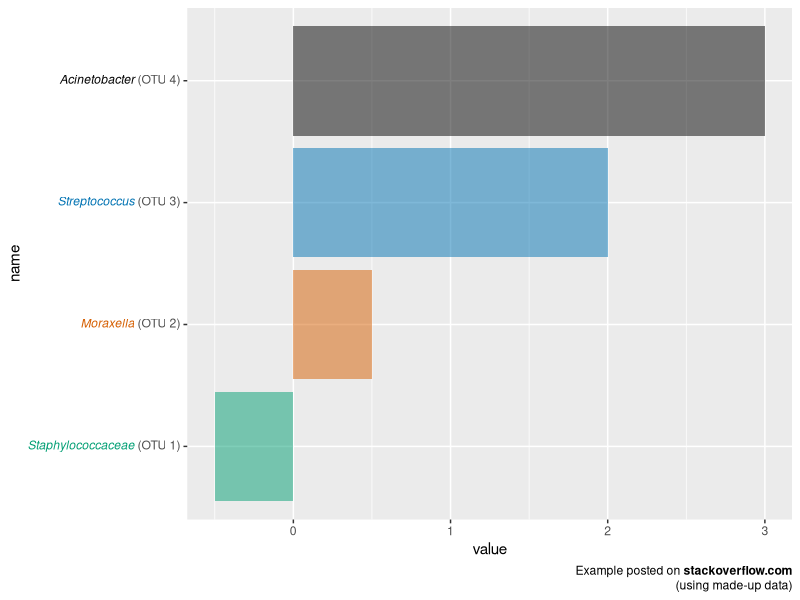

This chart was generated by the following R code: (Note: this script raises an error after producing the figure.)
## ---- chunk 1
knitr::opts_chunk$set(
  collapse = TRUE,
  comment = "#>",
  fig.path = "man/figures/README-"
)
## ---- chunk 2
library(tidyverse)
library(ggtext)
library(glue)

data <- tibble(
  bactname = c("Staphylococcaceae", "Moraxella", "Streptococcus", "Acinetobacter"),
  OTUname = c("OTU 1", "OTU 2", "OTU 3", "OTU 4"),
  value = c(-0.5, 0.5, 2, 3)
)

data %>% mutate(
  color = c("#009E73", "#D55E00", "#0072B2", "#000000"),
  name = glue("<i style='color:{color}'>{bactname}</i> ({OTUname})"),
  name = fct_reorder(name, value)
)  %>%
  ggplot(aes(value, name, fill = color)) + 
  geom_col(alpha = 0.5) + 
  scale_fill_identity() +
  labs(caption = "Example posted on **stackoverflow.com**<br>(using made-up data)") +
  theme(
    axis.text.y = element_markdown(),
    plot.caption = element_markdown(lineheight = 1.2)
  )
## ---- chunk 3
labels <- c(
  setosa = "<img src='https://upload.wikimedia.org/wikipedia/commons/thumb/8/86/Iris_setosa.JPG/180px-Iris_setosa.JPG'
    width='100' /><br>*I. setosa*",
  virginica = "<img src='https://upload.wikimedia.org/wikipedia/commons/thumb/3/38/Iris_virginica_-_NRCS.jpg/320px-Iris_virginica_-_NRCS.jpg'
  width='100' /><br>*I. virginica*",
  versicolor = "<img src='https://upload.wikimedia.org/wikipedia/commons/thumb/3/32/20140427Iris_%C3%97_germanica1.jpg/320px-20140427Iris_%C3%97_germanica1.jpg'
  width='100' /><br>*I. versicolor*"
)

ggplot(iris, aes(Species, Sepal.Width)) +
  geom_boxplot() +
  scale_x_discrete(
    name = NULL,
    labels = labels
  ) +
  theme(
    axis.text.x = element_markdown(color = "black", size = 11)
  )
## ---- chunk 4
ggplot(mtcars, aes(disp, mpg)) + 
  geom_point() +
  labs(
    title = "<b>Fuel economy vs. engine displacement</b><br>
    <span style = 'font-size:10pt'>Lorem ipsum *dolor sit amet,*
    consectetur adipiscing elit, **sed do eiusmod tempor incididunt** ut
    labore et dolore magna aliqua. <span style = 'color:red;'>Ut enim
    ad minim veniam,</span> quis nostrud exercitation ullamco laboris nisi
    ut aliquip ex ea commodo consequat.</span>",
    x = "displacement (in<sup>3</sup>)",
    y = "Miles per gallon (mpg)<br><span style = 'font-size:8pt'>A measure of
    the car's fuel efficiency.</span>"
  ) +
  theme(
    plot.title.position = "plot",
    plot.title = element_textbox_simple(
      size = 13,
      lineheight = 1,
      padding = margin(5.5, 5.5, 5.5, 5.5),
      margin = margin(0, 0, 5.5, 0),
      fill = "cornsilk"
    ),
    axis.title.x = element_textbox_simple(
      width = NULL,
      padding = margin(4, 4, 4, 4),
      margin = margin(4, 0, 0, 0),
      linetype = 1,
      r = grid::unit(8, "pt"),
      fill = "azure1"
    ),
    axis.title.y = element_textbox_simple(
      hjust = 0,
      orientation = "left-rotated",
      minwidth = unit(1, "in"),
      maxwidth = unit(2, "in"),
      padding = margin(4, 4, 2, 4),
      margin = margin(0, 0, 2, 0),
      fill = "lightsteelblue1"
    )
  )
## ---- chunk 5
library(cowplot)

ggplot(mpg, aes(cty, hwy)) + 
  geom_point() +
  facet_wrap(~class) +
  theme_half_open(12) +
  background_grid() +
  theme(
    strip.background = element_blank(),
    strip.text = element_textbox(
      size = 12,
      color = "white", fill = "#5D729D", box.color = "#4A618C",
      halign = 0.5, linetype = 1, r = unit(5, "pt"), width = unit(1, "npc"),
      padding = margin(2, 0, 1, 0), margin = margin(3, 3, 3, 3)
    )
  )
## ---- chunk 6
df <- tibble(
  label = c(
    "Some text **in bold.**",
    "Linebreaks<br>Linebreaks<br>Linebreaks",
    "*x*<sup>2</sup> + 5*x* + *C*<sub>*i*</sub>",
    "Some <span style='color:blue'>blue text **in bold.**</span><br>And *italics text.*<br>
    And some <span style='font-size:18pt; color:black'>large</span> text."
  ),
  x = c(.2, .1, .5, .9),
  y = c(.8, .4, .1, .5),
  hjust = c(0.5, 0, 0, 1),
  vjust = c(0.5, 1, 0, 0.5),
  angle = c(0, 0, 45, -45),
  color = c("black", "blue", "black", "red"),
  fill = c("cornsilk", "white", "lightblue1", "white")
)


ggplot(df) +
  aes(
    x, y, label = label, angle = angle, color = color, fill = fill,
    hjust = hjust, vjust = vjust
  ) +
  geom_richtext() +
  geom_point(color = "black", size = 2) +
  scale_color_identity() +
  scale_fill_identity() +
  xlim(0, 1) + ylim(0, 1)
## ---- chunk 7
ggplot(df) +
  aes(
    x, y, label = label, angle = angle, color = color,
    hjust = hjust, vjust = vjust
  ) +
  geom_richtext(
    fill = NA, label.color = NA, # remove background and outline
    label.padding = grid::unit(rep(0, 4), "pt") # remove padding
  ) +
  geom_point(color = "black", size = 2) +
  scale_color_identity() +
  xlim(0, 1) + ylim(0, 1)
## ---- chunk 8
df <- tibble(
  label = rep("Lorem ipsum dolor **sit amet,** consectetur adipiscing elit,
    sed do *eiusmod tempor incididunt* ut labore et dolore magna
    aliqua.", 2),
  x = c(0, .6),
  y = c(1, .6),
  hjust = c(0, 0),
  vjust = c(1, 0),
  orientation = c("upright", "right-rotated"),
  color = c("black", "blue"),
  fill = c("cornsilk", "white")
)

ggplot(df) +
  aes(
    x, y, label = label, color = color, fill = fill,
    hjust = hjust, vjust = vjust,
    orientation = orientation
  ) +
  geom_textbox(width = unit(0.4, "npc")) +
  geom_point(color = "black", size = 2) +
  scale_discrete_identity(aesthetics = c("color", "fill", "orientation")) +
  xlim(0, 1) + ylim(0, 1)
